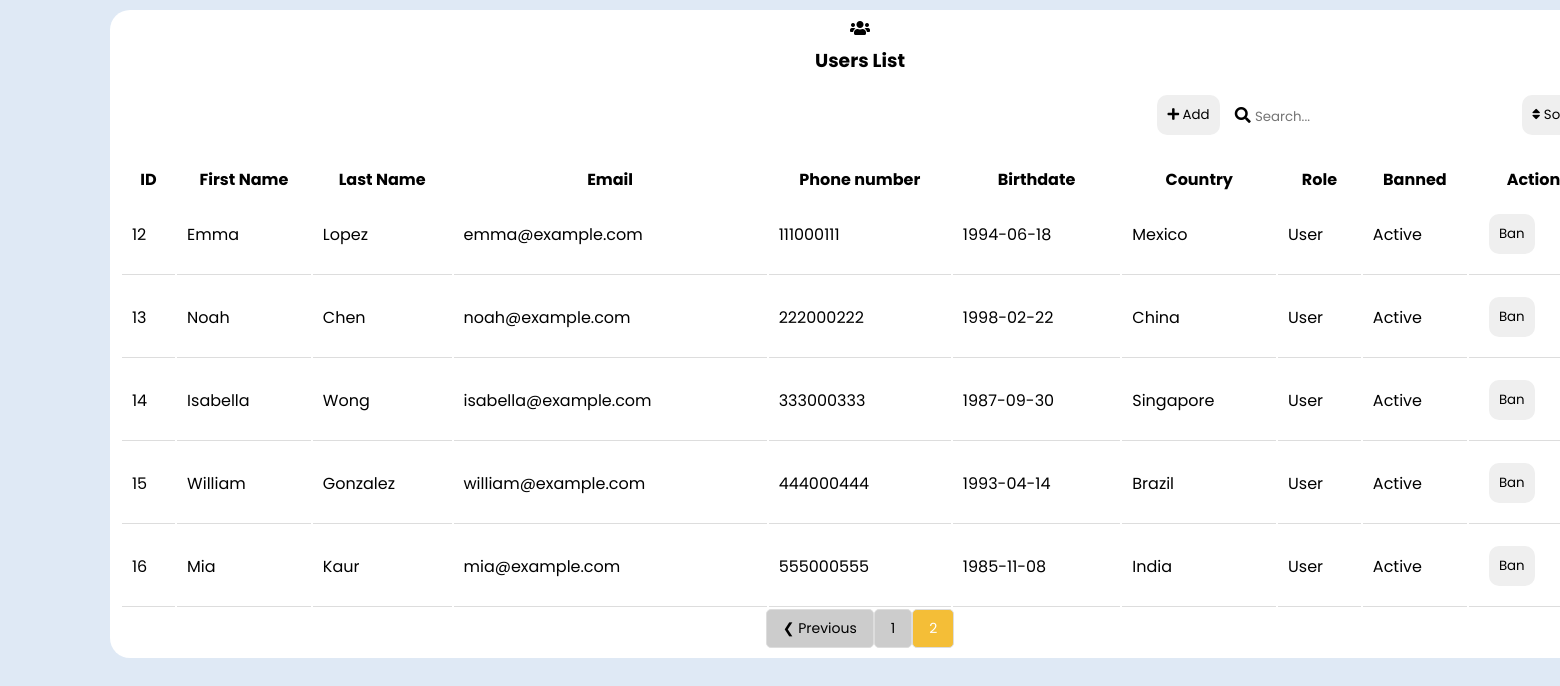
Page /view/User/dashboard_admin.php?page=2 on the committed database.
### tables this page shows
CREATE TABLE `user` (
  `ID_USER` int(11) NOT NULL,
  `First_Name` varchar(20) NOT NULL,
  `Last_Name` varchar(20) NOT NULL,
  `Password` varchar(20) NOT NULL,
  `Phone_number` int(8) NOT NULL,
  `Birthdate` date NOT NULL,
  `Country` varchar(40) NOT NULL,
  `Email` varchar(40) NOT NULL,
  `Role` int(11) NOT NULL,
  `Status` int(11) DEFAULT 0,
  `Banned` int(1) DEFAULT 0
);

### controller/User/user.php (called while the page is built, shortened)
<?php
class UserCRUD {
    public function getAllUsers($page = 1, $records_per_page = 6) {
        $cnx = Config::getConnexion();
        $offset = ($page - 1) * $records_per_page;
        $stmt = $cnx->prepare("SELECT COUNT(*) FROM user");
        $stmt->execute();
        $total_records = $stmt->fetchColumn();
        $total_pages = ceil($total_records / $records_per_page);
        $stmt = $cnx->prepare("SELECT * FROM user ORDER BY ID_USER LIMIT :limit OFFSET :offset");
        $stmt->bindValue(':limit', $records_per_page, PDO::PARAM_INT);
        $stmt->bindValue(':offset', $offset, PDO::PARAM_INT);
        $stmt->execute();
        $users = $stmt->fetchAll(PDO::FETCH_ASSOC);
        return ['users' => $users, 'total_pages' => $total_pages];
    }
}

### view/User/dashboard_admin.php (the view, shortened to what this page needs)
<?php
require_once "../../controller/User/user.php";
?>
<span style="font-family: verdana, geneva, sans-serif;">
    <!DOCTYPE html>
    <html lang="en">
    <head>
        <link rel="stylesheet" href="../dashboard.css" />
        <link rel="stylesheet" href="https://cdnjs.cloudflare.com/ajax/libs/font-awesome/5.15.4/css/all.min.css" />
    </head>
    <body>
        <div class="container">
            <section class="main" id="main-section" style="display: block;">
                <div class="users">
                    <div class="card">
                        <i class="fas fa-users"></i>
                        <h3>Users list</h3>
                        <div class="actions-container">
                            <button onclick="openAddUserModal()" style="float: right;">
                                <i class="fa fa-plus"></i> Add
                            </button>
                            <div class="search-container">
                                <i class="fa fa-search"></i> <input type="text" class="search-input" id="searchInput"
                                    placeholder="Search..." oninput="search()">
                            </div>
                            <div style="float: right; margin-right: 10px;">
                                <button onclick="toggleSortMenu()">
                                    <i class="fa fa-sort"></i> Sort
                                </button>
                            </div>
                        </div>
                        <table class="table table-bordered">
                            <?php
                            $userCRUD = new UserCRUD();
                            $page = isset($_GET['page']) ? $_GET['page'] : 1;
                            $result = $userCRUD->getAllUsers($page);
                            $users = $result['users'];
                            $total_pages = $result['total_pages'];
                            usort($users, function ($a, $b) {
                                return $a['Banned'] - $b['Banned'];
                            });
                            if (!empty($users)) {
                                echo "<tr><th>ID</th><th>First Name</th><th>Last Name</th><th>Email</th><th>Phone number</th><th>Birthdate</th><th>Country</th><th>Role</th><th>Banned</th><th>Action</th></tr>";
                                foreach ($users as $user) {
                                    $class = $user['Banned'] == 1 ? 'banned' : '';
                                    echo "<tr class='{$class}'>";
                                    echo "<td>" . htmlspecialchars($user['ID_USER']) . "</td>";
                                    echo "<td>" . htmlspecialchars($user['First_Name']) . "</td>";
                                    echo "<td>" . htmlspecialchars($user['Last_Name']) . "</td>";
                                    echo "<td>" . htmlspecialchars($user['Email']) . "</td>";
                                    echo "<td>" . htmlspecialchars($user['Phone_number']) . "</td>";
                                    echo "<td>" . htmlspecialchars($user['Birthdate']) . "</td>";
                                    echo "<td>" . htmlspecialchars($user['Country']) . "</td>";
                                    echo "<td>";
                                    switch ($user['Role']) {
                                        case 1:
                                            echo "User";
                                            break;
                                    }
                                    echo "</td>";
                                    echo "<td class='{$class}'>";
                                    echo $user['Banned'] == 1 ? 'Banned' : 'Active';
                                    echo "</td>";
                                    echo "<td>";
                                    if ($user['Banned'] == 1) {
                                        echo "<button onclick='unbanUser(\"{$user['ID_USER']}\")'>Unban </button>";
                                    } else {
                                        echo "<button onclick='banUser(\"{$user['ID_USER']}\")'>Ban </button>";
                                    }
                                    echo "</td>";
                                    echo "</tr>";
                                }
                            }
                            ?>
                        </table>
                        <div class="pagination">
                            <?php
                            if ($page > 1) {
                                echo "<a href='?page=" . ($page - 1) . "'>❮ Previous</a>";
                            }
                            for ($i = 1; $i <= $total_pages; $i++) {
                                if ($i == $page) {
                                    echo "<a href='?page=$i' class='active'>$i</a>";
                                } else {
                                    echo "<a href='?page=$i'>$i</a>";
                                }
                            }
                            ?>
                        </div>
                    </div>
                </div>
            </section>
    </body>
    </html>
</span>

### view/dashboard.css (style rules this page uses)
* { margin: 0; padding: 0; outline: none; border: none; text-decoration: none; box-sizing: border-box; font-family: "Poppins", sans-serif; }
:root { --accent-color: #F4BE37; --secondary-color: #E2EAF1; --dark-color: #092035; --grey-color: #E2EAF1; --body-text-color: #7C8990; --light-text-color: #9CA5AD; --link-color: #092035; --green-color: #2ECC71; --red-color: #E74C3C; --purple-color: #9B59B6; --orange-color: #E67E22; --cyan-color: #3498DB; --pink-color: #FF6B81; }
body { background: #dfe9f5; font-family: "Poppins", sans-serif; }
.container { display: flex; }
a { color: rgb(85, 83, 83); font-size: 20px; display: block; padding: 20px; }
.table.table { width: 100%; height: auto; top: 10px; left: 10px; }
.users .card { width: 1500px; height:auto; margin: 10px; background: #fff; text-align: center; border-radius: 20px; padding: 10px; }
.users .card h3 { margin: 10px; text-transform: capitalize; }
.pagination { display: inline-block; }
.pagination a { color: black; float: left; padding: 8px 16px; text-decoration: none; font-size: 14px; border: 1px solid #ddd; border-radius: 5px; background-color: #CCCCCC; }
.pagination a.active { background-color: #F4BE37; color: white; border-radius: 5px; }
button { padding: 10px; border-radius: 10px; border: none; margin: 10px; }
.actions-container { display: flex; justify-content: space-between; align-items: center; }
.actions-container { display: flex; justify-content: flex-end; align-items: center; margin-bottom: 20px; }
.actions-container button, .actions-container div { margin-left: 5px; }
.table td { border-bottom: 1px solid #ddd; padding: 10px; }

### rows in the picture
user: ID_USER "12", First_Name "Emma", Last_Name "Lopez", Email "emma@example.com", Phone_number "111000111", Birthdate "1994-06-18", Country "Mexico", Role "User", Banned "Active"
user: ID_USER "13", First_Name "Noah", Last_Name "Chen", Email "noah@example.com", Phone_number "222000222", Birthdate "1998-02-22", Country "China", Role "User", Banned "Active"
user: ID_USER "14", First_Name "Isabella", Last_Name "Wong", Email "isabella@example.com", Phone_number "333000333", Birthdate "1987-09-30", Country "Singapore", Role "User", Banned "Active"
user: ID_USER "15", First_Name "William", Last_Name "Gonzalez", Email "william@example.com", Phone_number "444000444", Birthdate "1993-04-14", Country "Brazil", Role "User", Banned "Active"
user: ID_USER "16", First_Name "Mia", Last_Name "Kaur", Email "mia@example.com", Phone_number "555000555", Birthdate "1985-11-08", Country "India", Role "User", Banned "Active"
